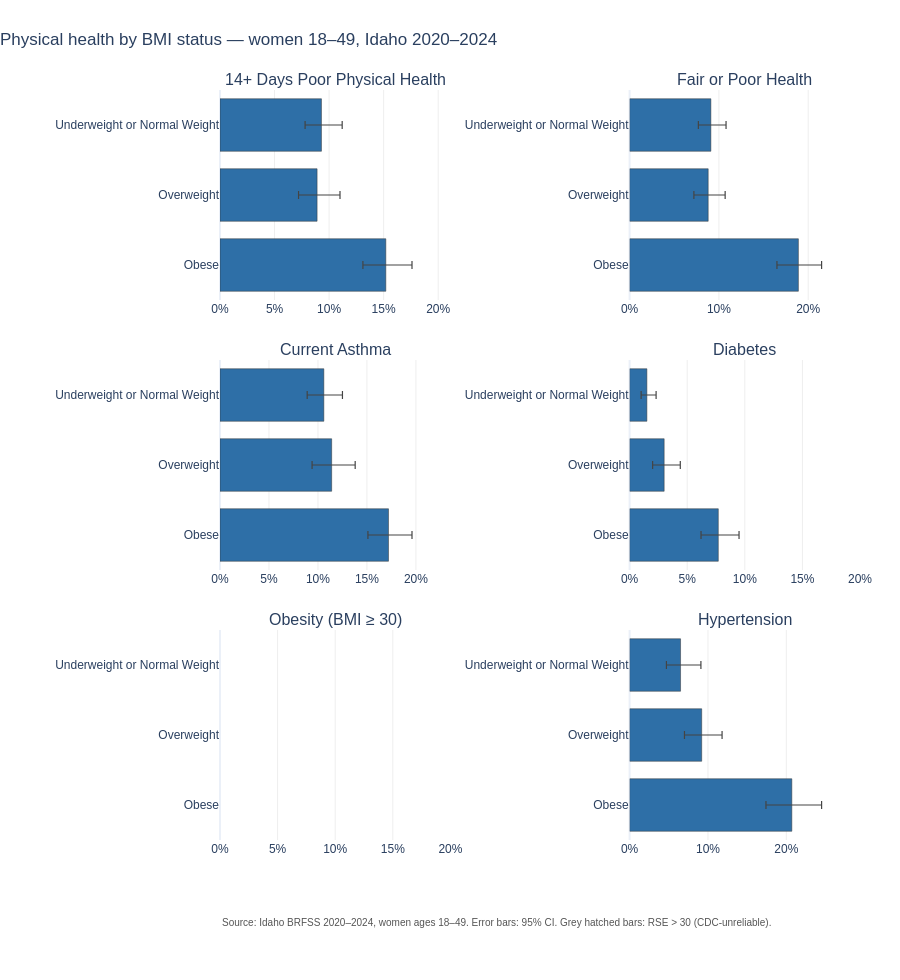

Notebook code for this chart:
### Markdown cell above
## A7. By BMI status

Note: the *Obese (BMI ≥ 30)* metric stratified by the *Obese* BMI group is mechanically 100% (and 0% for the other groups) — read that panel as a consistency check, not as new signal.

### Code cell
small_multiples(
    df, metrics=PHYS_METRICS,
    group_col='Group', group_order=BMI_ORDER,
    filters={'Category': 'BMI Status', 'Region': 'Statewide'},
    title='Physical health by BMI status \u2014 women 18\u201349, Idaho 2020\u20132024',
).show()

### Figure 1 — Plotly figure (JSON) as saved in the notebook; plotly's stock layout.template omitted (floating-point values rounded to 4 significant figures)
{"data": [{"customdata": ["<b>Underweight or Normal Weight</b><br>9.3% (95% CI 7.8–11.2)<br>n = 2008, RSE = 9", "<b>Overweight</b><br>8.9% (95% CI 7.2–11.0)<br>n = 1459, RSE = 11", "<b>Obese</b><br>15.2% (95% CI 13.1–17.6)<br>n = 1720, RSE = 8"], "error_x": {"array": [1.9, 2.1, 2.4], "arrayminus": [1.5, 1.7, 2.1], "color": "#444", "symmetric": false, "thickness": 1.2, "type": "data", "width": 4}, "hovertemplate": "%{customdata}<extra></extra>", "marker": {"color": ["#2e6fa7", "#2e6fa7", "#2e6fa7"], "line": {"color": "#333", "width": 0.5}, "pattern": {"shape": ["", "", ""], "size": 6, "solidity": 0.3}}, "orientation": "h", "showlegend": false, "type": "bar", "x": [9.3, 8.9, 15.2], "xaxis": "x", "y": ["Underweight or Normal Weight", "Overweight", "Obese"], "yaxis": "y"}, {"customdata": ["<b>Underweight or Normal Weight</b><br>9.1% (95% CI 7.7–10.8)<br>n = 2036, RSE = 9", "<b>Overweight</b><br>8.8% (95% CI 7.2–10.7)<br>n = 1479, RSE = 10", "<b>Obese</b><br>18.9% (95% CI 16.5–21.5)<br>n = 1757, RSE = 7"], "error_x": {"array": [1.7, 1.9, 2.6], "arrayminus": [1.4, 1.6, 2.4], "color": "#444", "symmetric": false, "thickness": 1.2, "type": "data", "width": 4}, "hovertemplate": "%{customdata}<extra></extra>", "marker": {"color": ["#2e6fa7", "#2e6fa7", "#2e6fa7"], "line": {"color": "#333", "width": 0.5}, "pattern": {"shape": ["", "", ""], "size": 6, "solidity": 0.3}}, "orientation": "h", "showlegend": false, "type": "bar", "x": [9.1, 8.8, 18.9], "xaxis": "x2", "y": ["Underweight or Normal Weight", "Overweight", "Obese"], "yaxis": "y2"}, {"customdata": ["<b>Underweight or Normal Weight</b><br>10.6% (95% CI 8.9–12.5)<br>n = 2024, RSE = 9", "<b>Overweight</b><br>11.4% (95% CI 9.4–13.8)<br>n = 1472, RSE = 10", "<b>Obese</b><br>17.2% (95% CI 15.1–19.6)<br>n = 1738, RSE = 7"], "error_x": {"array": [1.9, 2.4, 2.4], "arrayminus": [1.7, 2.0, 2.1], "color": "#444", "symmetric": false, "thickness": 1.2, "type": "data", "width": 4}, "hovertemplate": "%{customdata}<extra></extra>", "marker": {"color": ["#2e6fa7", "#2e6fa7", "#2e6fa7"], "line": {"color": "#333", "width": 0.5}, "pattern": {"shape": ["", "", ""], "size": 6, "solidity": 0.3}}, "orientation": "h", "showlegend": false, "type": "bar", "x": [10.6, 11.4, 17.2], "xaxis": "x3", "y": ["Underweight or Normal Weight", "Overweight", "Obese"], "yaxis": "y3"}, {"customdata": ["<b>Underweight or Normal Weight</b><br>1.5% (95% CI 1.0–2.3)<br>n = 2040, RSE = 22", "<b>Overweight</b><br>3.0% (95% CI 2.0–4.4)<br>n = 1477, RSE = 20", "<b>Obese</b><br>7.7% (95% CI 6.2–9.5)<br>n = 1757, RSE = 11"], "error_x": {"array": [0.8, 1.4, 1.8], "arrayminus": [0.5, 1.0, 1.5], "color": "#444", "symmetric": false, "thickness": 1.2, "type": "data", "width": 4}, "hovertemplate": "%{customdata}<extra></extra>", "marker": {"color": ["#2e6fa7", "#2e6fa7", "#2e6fa7"], "line": {"color": "#333", "width": 0.5}, "pattern": {"shape": ["", "", ""], "size": 6, "solidity": 0.3}}, "orientation": "h", "showlegend": false, "type": "bar", "x": [1.5, 3.0, 7.7], "xaxis": "x4", "y": ["Underweight or Normal Weight", "Overweight", "Obese"], "yaxis": "y4"}, {"customdata": ["<b>Underweight or Normal Weight</b><br>nan% (95% CI n/a)<br>n = 2041, RSE = n/a", "<b>Overweight</b><br>nan% (95% CI n/a)<br>n = 1479, RSE = n/a", "<b>Obese</b><br>nan% (95% CI n/a)<br>n = 1760, RSE = n/a"], "error_x": {"array": [0.0, 0.0, 0.0], "arrayminus": [0.0, 0.0, 0.0], "color": "#444", "symmetric": false, "thickness": 1.2, "type": "data", "width": 4}, "hovertemplate": "%{customdata}<extra></extra>", "marker": {"color": ["#2e6fa7", "#2e6fa7", "#2e6fa7"], "line": {"color": "#333", "width": 0.5}, "pattern": {"shape": ["", "", ""], "size": 6, "solidity": 0.3}}, "orientation": "h", "showlegend": false, "type": "bar", "x": [NaN, NaN, NaN], "xaxis": "x5", "y": ["Underweight or Normal Weight", "Overweight", "Obese"], "yaxis": "y5"}, {"customdata": ["<b>Underweight or Normal Weight</b><br>6.5% (95% CI 4.7–9.1)<br>n = 901, RSE = 17", "<b>Overweight</b><br>9.2% (95% CI 7.0–11.8)<br>n = 684, RSE = 13", "<b>Obese</b><br>20.7% (95% CI 17.4–24.5)<br>n = 819, RSE = 9"], "error_x": {"array": [2.6, 2.6, 3.8], "arrayminus": [1.8, 2.2, 3.3], "color": "#444", "symmetric": false, "thickness": 1.2, "type": "data", "width": 4}, "hovertemplate": "%{customdata}<extra></extra>", "marker": {"color": ["#2e6fa7", "#2e6fa7", "#2e6fa7"], "line": {"color": "#333", "width": 0.5}, "pattern": {"shape": ["", "", ""], "size": 6, "solidity": 0.3}}, "orientation": "h", "showlegend": false, "type": "bar", "x": [6.5, 9.2, 20.7], "xaxis": "x6", "y": ["Underweight or Normal Weight", "Overweight", "Obese"], "yaxis": "y6"}], "layout": {"annotations": [{"font": {"size": 16}, "showarrow": false, "text": "14+ Days Poor Physical Health", "x": 0.18, "xanchor": "center", "xref": "paper", "y": 1.0, "yanchor": "bottom", "yref": "paper"}, {"font": {"size": 16}, "showarrow": false, "text": "Fair or Poor Health", "x": 0.82, "xanchor": "center", "xref": "paper", "y": 1.0, "yanchor": "bottom", "yref": "paper"}, {"font": {"size": 16}, "showarrow": false, "text": "Current Asthma", "x": 0.18, "xanchor": "center", "xref": "paper", "y": 0.64, "yanchor": "bottom", "yref": "paper"}, {"font": {"size": 16}, "showarrow": false, "text": "Diabetes", "x": 0.82, "xanchor": "center", "xref": "paper", "y": 0.64, "yanchor": "bottom", "yref": "paper"}, {"font": {"size": 16}, "showarrow": false, "text": "Obesity (BMI ≥ 30)", "x": 0.18, "xanchor": "center", "xref": "paper", "y": 0.28, "yanchor": "bottom", "yref": "paper"}, {"font": {"size": 16}, "showarrow": false, "text": "Hypertension", "x": 0.82, "xanchor": "center", "xref": "paper", "y": 0.28, "yanchor": "bottom", "yref": "paper"}, {"font": {"color": "#555", "size": 10}, "showarrow": false, "text": "Source: Idaho BRFSS 2020–2024, women ages 18–49. Error bars: 95% CI. Grey hatched bars: RSE > 30 (CDC-unreliable).", "x": 0, "xanchor": "left", "xref": "paper", "y": -0.12, "yref": "paper"}], "bargap": 0.25, "font": {"family": "Helvetica, Arial, sans-serif", "size": 12}, "height": 980, "margin": {"b": 140, "l": 220, "r": 40, "t": 90}, "title": {"text": "Physical health by BMI status — women 18–49, Idaho 2020–2024", "x": 0, "xanchor": "left"}, "xaxis": {"anchor": "y", "domain": [0.0, 0.36], "gridcolor": "#eee", "range": [0, 21.12], "ticksuffix": "%"}, "xaxis2": {"anchor": "y2", "domain": [0.64, 1.0], "gridcolor": "#eee", "range": [0, 25.8], "ticksuffix": "%"}, "xaxis3": {"anchor": "y3", "domain": [0.0, 0.36], "gridcolor": "#eee", "range": [0, 23.52], "ticksuffix": "%"}, "xaxis4": {"anchor": "y4", "domain": [0.64, 1.0], "gridcolor": "#eee", "range": [0, 20], "ticksuffix": "%"}, "xaxis5": {"anchor": "y5", "domain": [0.0, 0.36], "gridcolor": "#eee", "range": [0, 20], "ticksuffix": "%"}, "xaxis6": {"anchor": "y6", "domain": [0.64, 1.0], "gridcolor": "#eee", "range": [0, 29.4], "ticksuffix": "%"}, "yaxis": {"anchor": "x", "autorange": "reversed", "categoryarray": ["Underweight or Normal Weight", "Overweight", "Obese"], "categoryorder": "array", "domain": [0.72, 1.0]}, "yaxis2": {"anchor": "x2", "autorange": "reversed", "categoryarray": ["Underweight or Normal Weight", "Overweight", "Obese"], "categoryorder": "array", "domain": [0.72, 1.0]}, "yaxis3": {"anchor": "x3", "autorange": "reversed", "categoryarray": ["Underweight or Normal Weight", "Overweight", "Obese"], "categoryorder": "array", "domain": [0.36, 0.64]}, "yaxis4": {"anchor": "x4", "autorange": "reversed", "categoryarray": ["Underweight or Normal Weight", "Overweight", "Obese"], "categoryorder": "array", "domain": [0.36, 0.64]}, "yaxis5": {"anchor": "x5", "autorange": "reversed", "categoryarray": ["Underweight or Normal Weight", "Overweight", "Obese"], "categoryorder": "array", "domain": [0.0, 0.28]}, "yaxis6": {"anchor": "x6", "autorange": "reversed", "categoryarray": ["Underweight or Normal Weight", "Overweight", "Obese"], "categoryorder": "array", "domain": [0.0, 0.28]}}}
